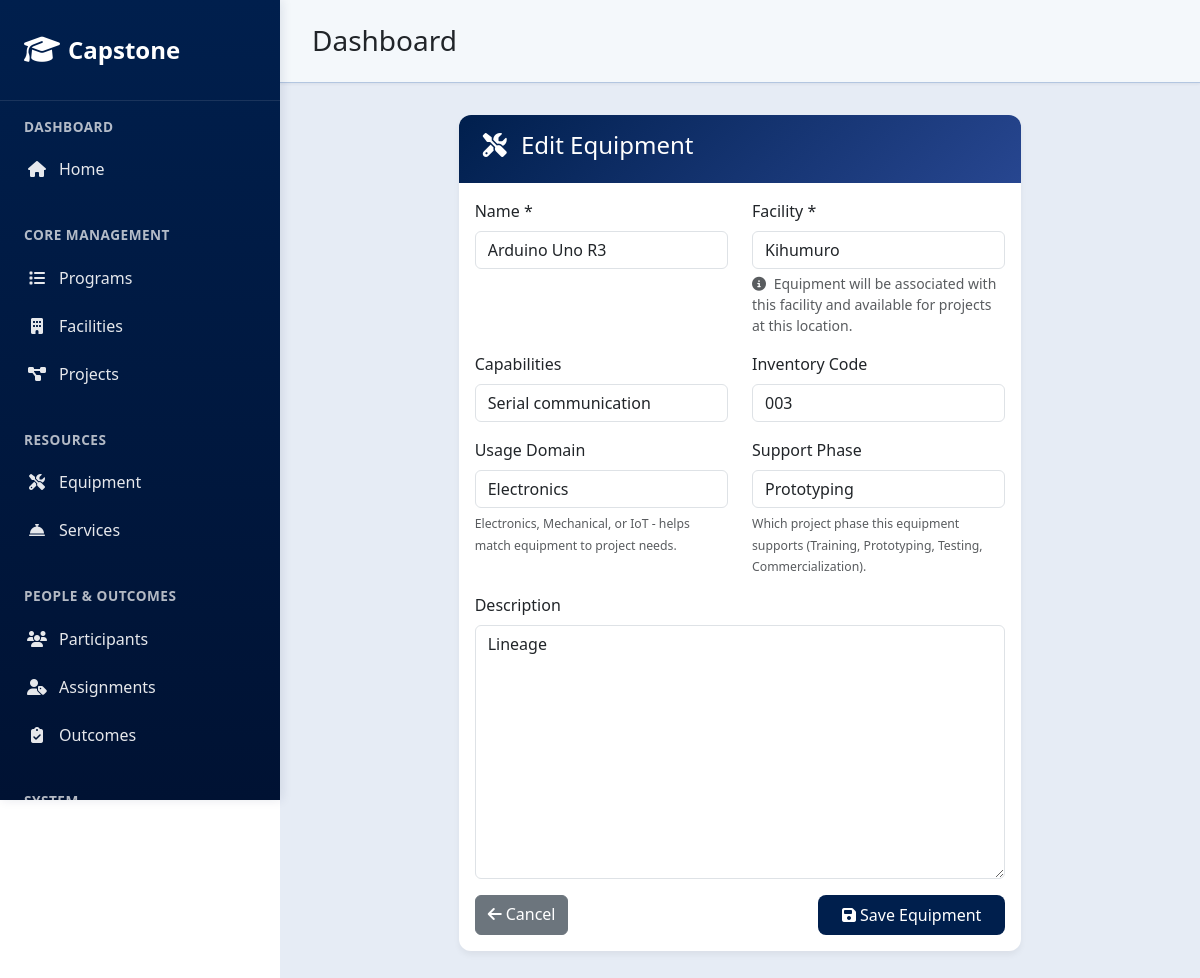
The app's page /equipment/2/update/ with its own data.
### core/models.py (models this page shows, shortened)
class Equipment(models.Model):
    equipment_id = models.CharField(max_length=10, unique=True, blank=True, null=True)
    facility = models.ForeignKey('Facility', on_delete=models.PROTECT, related_name='equipment', null=True, blank=True)
    name = models.CharField(max_length=200)
    capabilities = models.CharField(max_length=255, blank=True, null=True)
    description = models.TextField(blank=True, null=True)
    inventory_code = models.CharField(max_length=100, blank=True, null=True)
    usage_domain = models.CharField(max_length=100, choices=(
        ('Electronics', 'Electronics'),
        ('Mechanical', 'Mechanical'),
        ('IoT', 'IoT'),
    ), blank=True, null=True)
    support_phase = models.CharField(max_length=100, choices=(
        ('Training', 'Training'),
        ('Prototyping', 'Prototyping'),
        ('Testing', 'Testing'),
        ('Commercialization', 'Commercialization'),
    ), blank=True, null=True)

### core/interfaces/controllers/equipment_views.py (the view)
# urls.py: path('equipment/<int:pk>/update/', equipment_views.EquipmentUpdateView.as_view(), name='equipment_update'),
class EquipmentUpdateView(UpdateView):
    model = Equipment
    form_class = EquipmentForm
    template_name = "core/equipment_form.html"
    success_url = reverse_lazy("equipment_list")

### core/forms.py
class EquipmentForm(forms.ModelForm):
    class Meta:
        model = Equipment
        fields = ["facility", "name", "capabilities", "description", "inventory_code",
                 "usage_domain", "support_phase"]
    def __init__(self, *args, **kwargs):
        super().__init__(*args, **kwargs)
        self.fields['facility'].empty_label = "Select a facility"
        self.fields['facility'].queryset = Facility.objects.all().order_by('name')

### core/models.py (called while the page is built)
    def __str__(self):
        return self.name

### core/templates/core/equipment_form.html (shortened to what this page needs)
{% extends 'core/base.html' %}
{% block content %}
<div class="row justify-content-center">
  <div class="col-md-8">
    <div class="card">
      <div class="card-header">
        <h4>
          <i class="fas fa-tools me-2"></i>
          {% if object %}Edit Equipment{% else %}Add New Equipment{% endif %}
        </h4>
      </div>
      <div class="card-body">
        <form method="post">
          <div class="row">
            <div class="col-md-6 mb-3">
              <label for="{{ form.name.id_for_label }}" class="form-label">Name *</label>
              {{ form.name }}
            </div>
            <div class="col-md-6 mb-3">
              <label for="{{ form.facility.id_for_label }}" class="form-label">Facility *</label>
              {{ form.facility }}
              <div class="form-text">
                <i class="fas fa-info-circle me-1"></i>
                Equipment will be associated with this facility and available for projects at this location.
              </div>
            </div>
          </div>
          <div class="row">
            <div class="col-md-6 mb-3">
              <label for="{{ form.capabilities.id_for_label }}" class="form-label">Capabilities</label>
              {{ form.capabilities }}
            </div>
            <div class="col-md-6 mb-3">
              <label for="{{ form.inventory_code.id_for_label }}" class="form-label">Inventory Code</label>
              {{ form.inventory_code }}
            </div>
          </div>
          <div class="row">
            <div class="col-md-6 mb-3">
              <label for="{{ form.usage_domain.id_for_label }}" class="form-label">Usage Domain</label>
              {{ form.usage_domain }}
              <div class="form-text">
                <small>Electronics, Mechanical, or IoT - helps match equipment to project needs.</small>
              </div>
            </div>
            <div class="col-md-6 mb-3">
              <label for="{{ form.support_phase.id_for_label }}" class="form-label">Support Phase</label>
              {{ form.support_phase }}
              <div class="form-text">
                <small>Which project phase this equipment supports (Training, Prototyping, Testing, Commercialization).</small>
              </div>
            </div>
          </div>
          <div class="mb-3">
            <label for="{{ form.description.id_for_label }}" class="form-label">Description</label>
            {{ form.description }}
          </div>
          <div class="d-flex justify-content-between">
            <a href="{% url 'equipment_list' %}" class="btn btn-secondary">
              <i class="fas fa-arrow-left me-1"></i>Cancel
            </a>
            <button type="submit" class="btn btn-primary">
              <i class="fas fa-save me-1"></i>Save Equipment
            </button>
          </div>
        </form>
      </div>
    </div>
  </div>
</div>
{% endblock %}

### core/templates/core/base.html (style rules this page uses)
:root { --primary-blue: #001f4d; --light-blue: #274690; --dark-blue: #001233; --blue-hover: #003366; }
.card { border: none; border-radius: 12px; box-shadow: 0 4px 6px rgba(0, 0, 0, 0.05); transition: all 0.3s ease; background: white; }
.card-header { background: linear-gradient(135deg, var(--primary-blue), var(--light-blue)); color: #fff; border-radius: 12px 12px 0 0 !important; padding: 1rem 1.5rem; border: none; }
.btn-primary { background: var(--primary-blue); border: none; border-radius: 8px; padding: 0.5rem 1.5rem; transition: all 0.3s ease; color: #fff; }

### records on screen
Equipment: name "Arduino Uno R3", facility "Kihumuro", capabilities "Serial communication", inventory_code "003", usage_domain "Electronics", support_phase "Prototyping", description "Lineage"
